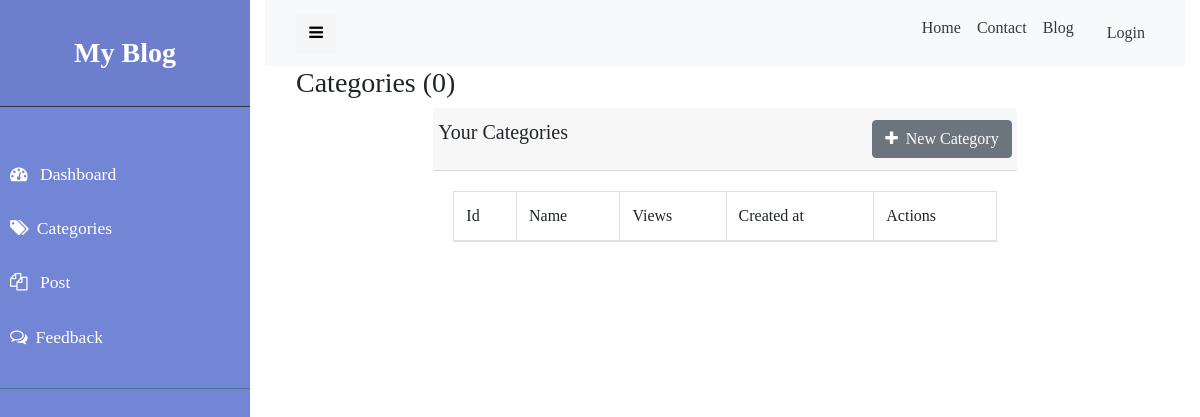
Before: /staff/categories with the older database file.
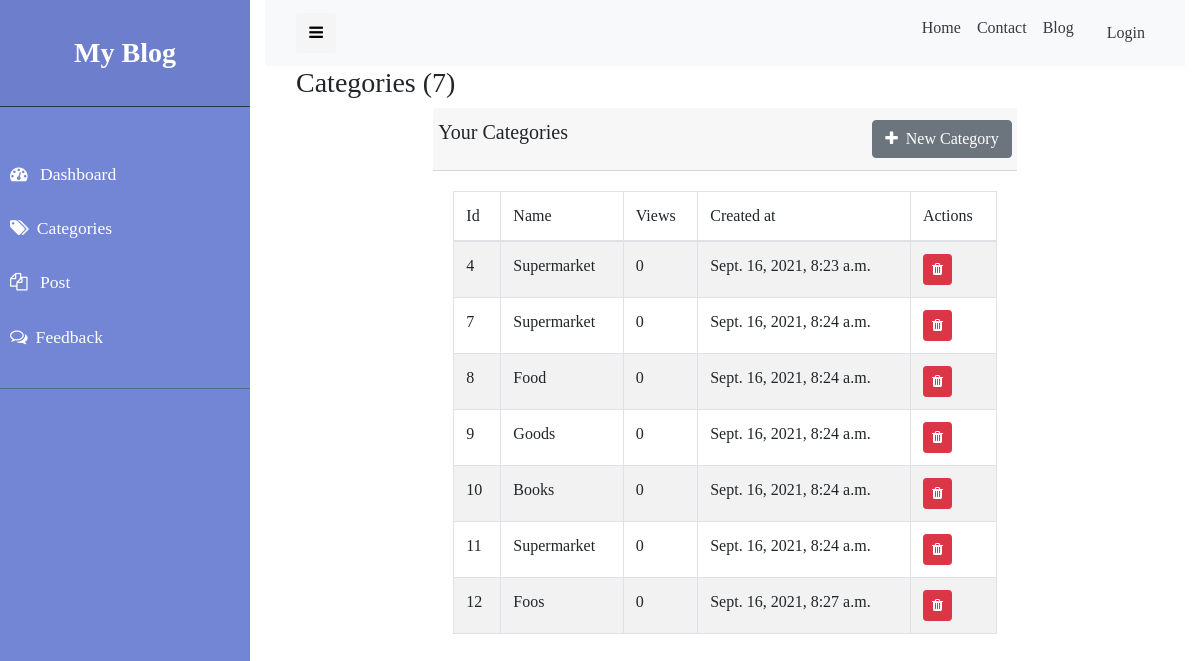
After: the same page with the newer database file.
### blog/models.py (models this page shows)
class Category(models.Model):
    name = models.CharField(max_length = 50)
    views = models.IntegerField(default = 0,blank=True)
    slug = models.TextField(null=True,blank=True)
    created_at = models.DateTimeField(auto_now_add=True)
    updated_at = models.DateTimeField(auto_now=True)
    class Meta:
        verbose_name_plural = 'Categories'

### blog/views.py (the view)
# urls.py: path('categories',views.showCategory,name='categories'),
def showCategory(request):
    context = {
        'category_list' : Category.objects.all()
    }
    return render(request,'blog/admin/categories.html',context)

### blog/templates/blog/admin/categories.html (shortened to what this page needs)
{% extends 'blog/admin/layouts/admin-base.html' %}
{% load static %}
{% block 'content' %}
<div class="container">
    <h3 class="mx-3"> Categories ({{category_list|length}}) </h3>
    <div class="row justify-content-center">
        <div class="col-lg-8">
            <div class="card-header">
                <div class="row ">
                    <h5>Your Categories</h5>
                    <a type="submit" href=" {% url 'add_category' %} " class="btn btn-secondary btn-md ml-auto"> <i class="fa fa-plus mr-2 " aria-hidden="true"></i>New Category</a>
                </div>
            </div>
            <div class="card-body">
                <table class="table table-striped table-bordered">
                    <thead>
                        <tr>
                            <td>Id</td>
                            <td>Name</td>
                            <td>Views</td>
                            <td>Created at</td>
                            <td>Actions</td>
                        </tr>
                    </thead>
                    <tbody>
                        {% for category in category_list %}
                        <tr>
                            <td>{{category.id}}</td>
                            <td>{{category.name}}</td>
                            <td>{{category.views}}</td>
                            <td>{{category.created_at}}</td>
                            <td>
                                <a href=" {% url 'delete_category' category.id %} " class="btn btn-danger btn-sm">
                                    <i class="fa fa-trash"></i>
                                </a>
                            </td>
                        </tr>
                        {% endfor %}
                    </tbody>
                </table>
            </div>
        </div>
    </div>
</div>
{% endblock %}

### blog/templates/blog/admin/layouts/admin-base.html (shortened to what this page needs)
{% load static %}
<!DOCTYPE html>
<html lang="en">
<head>
  <link rel="stylesheet" href="https://stackpath.bootstrapcdn.com/bootstrap/4.1.3/css/bootstrap.min.css"
>
  <link rel="stylesheet" href="https://stackpath.bootstrapcdn.com/bootstrap/4.4.1/css/bootstrap.min.css">
  <link rel="stylesheet" href="https://use.fontawesome.com/releases/v5.1.0/css/all.css"
>
  <link rel="stylesheet" href="https://cdnjs.cloudflare.com/ajax/libs/font-awesome/4.7.0/css/font-awesome.min.css">
  <link rel="stylesheet" href="{% static 'css/adminstyle.css' %}">
</head>
<body>
  <div class="wrapper">
    {% include 'blog/admin/layouts/admin-sidebar.html' %}
    <div id="content" class="container-fluid">
      {% include 'blog/admin/layouts/admin-nav.html' %}
      {% block 'content' %}{% endblock 'content' %}
    </div>
  </div>
</body>
</html>

### blog/templates/blog/admin/layouts/admin-sidebar.html
<nav id="sidebar">
    <div class="sidebar-header">
        <h3 class="text-center my-3 font-weight-bold">My Blog </h3>
    </div>
    <hr class=" mt-0 bg-dark">
    <ul class="list-unstyled components">
        <li class="my-2 " >
            <a href="{% url 'dashboard' %} " ><i class="fa fa-tachometer mr-2 " aria-hidden="true"></i> Dashboard</a>
        </li>
        <li class="my-2 ">
            <a href=" {% url 'categories' %} ">
                <i class="fa fa-tags mr-2 " aria-hidden="true"></i>Categories</a>
        </li>
        <li class="my-2 ">
            <a href="#">
                <i class="fa fa-files-o mr-2 " aria-hidden="true"></i>
                Post</a>
        </li>
        <li class="my-2 ">
            <a href="{% url 'feedback' %}">
                <i class="fa fa-comments-o mr-2 " aria-hidden="true"></i>Feedback</a>
        </li>
    </ul>
</nav>

### blog/templates/blog/admin/layouts/admin-nav.html (shortened to what this page needs)
<nav class="navbar navbar-expand-lg navbar-light bg-light">
    <div class="container-fluid">
        <button type="button" id="sidebarCollapse" class="btn btn-black ">
            <i class="fa fa-bars" aria-hidden="true"></i>
        </button>
      <div class="collapse navbar-collapse" id="navbarNav">
        <ul class="navbar-nav ml-auto">
          <li class="nav-item active">
            <a class="nav-link text-dark " href="{% url 'home' %}">Home <span class="sr-only">(current)</span></a>
          </li>
          <li class="nav-item">
            <a class="nav-link text-dark" href="{% url 'contact' %}">Contact</a>
          </li>
          <li class="nav-item">
            <a class="nav-link text-dark" href="{% url 'blog' %}">Blog</a>
          </li>
          <li class="nav-item">
            <a class="nav-link text-dark btn btn-light text-dark py-2 m-1 ml-3  mr-auto " href="#">Login</a>
          </li>
        </ul>
      </div>
    </div>
</nav>

### blog/static/css/adminstyle.css (style rules this page uses)
.wrapper { display: flex; width: 100%; font-family:Cambria, Cochin, Georgia, Times, 'Times New Roman', serif; }
#sidebar { min-width: 250px; max-width: 250px; min-height: 100vh; background: #7386D5; color: #fff; transition: all 0.3s; }
#sidebarCollapse { width: 40px; height: 40px; background: #f5f5f5; border: none; border-color: black; color: black; }
#sidebar .sidebar-header { padding: 20px; background: #6d7fcc; font-family: Georgia, 'Times New Roman', Times, serif; }
#sidebar ul.components { padding: 20px 0; border-bottom: 1px solid #47748b; }
#sidebar ul li a { padding: 10px; font-size: 1.1em; display: block; }
a, a:hover, a:focus { color: inherit; text-decoration: none; transition: all 0.3s; }

Changed rows visible on the page:
added Category: id "4", name "Supermarket", views "0", created_at "Sept. 16, 2021, 8:23 a.m."
added Category: id "7", name "Supermarket", views "0", created_at "Sept. 16, 2021, 8:24 a.m."
added Category: id "8", name "Food", views "0", created_at "Sept. 16, 2021, 8:24 a.m."
added Category: id "9", name "Goods", views "0", created_at "Sept. 16, 2021, 8:24 a.m."
added Category: id "10", name "Books", views "0", created_at "Sept. 16, 2021, 8:24 a.m."
added Category: id "11", name "Supermarket", views "0", created_at "Sept. 16, 2021, 8:24 a.m."
added Category: id "12", name "Foos", views "0", created_at "Sept. 16, 2021, 8:27 a.m."
Other visible differences:
{{ category_list|length }}: "0" → "7"
